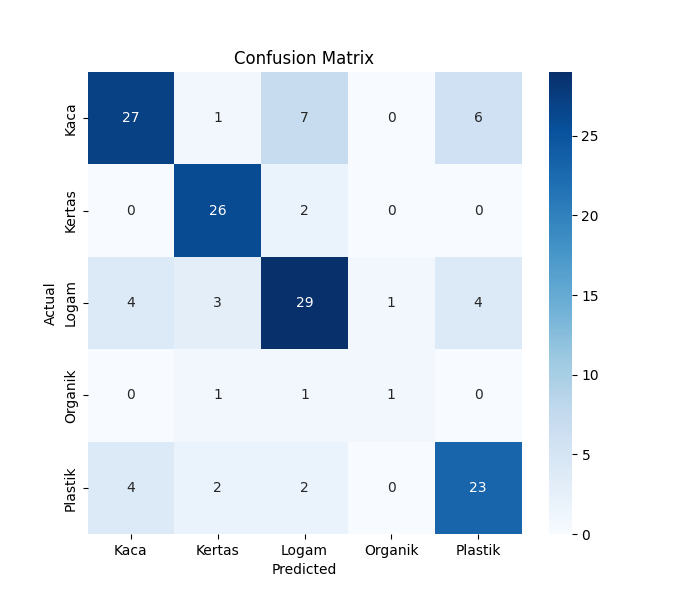

Write the Python code that produced this figure.
import numpy as np
import tensorflow as tf
import matplotlib.pyplot as plt
import seaborn as sns
from sklearn.metrics import confusion_matrix
from train_model import val_ds

model = tf.keras.models.load_model("trash_model.keras")
class_names = np.load("classes.npy", allow_pickle=True)

y_true = []
y_pred = []

for images, labels in val_ds:
    preds = model.predict(images)
    preds = np.argmax(preds, axis=1)

    y_true.extend(labels.numpy())
    y_pred.extend(preds)

cm = confusion_matrix(y_true, y_pred)

plt.figure(figsize=(7,6))
sns.heatmap(cm, annot=True, fmt="d", cmap="Blues",
            xticklabels=class_names,
            yticklabels=class_names)

plt.xlabel("Predicted")
plt.ylabel("Actual")
plt.title("Confusion Matrix")

plt.savefig("confusion_matrix.png")
plt.show()
